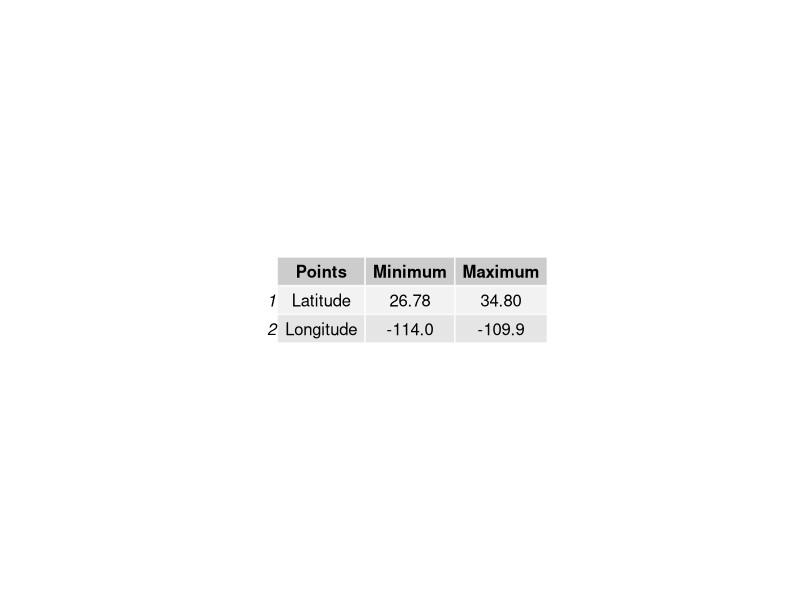

The R script that drew this image: (Note: this script raises an error after producing the figure.)
## ---- chunk 1
knitr::opts_chunk$set(echo = TRUE)
## ---- chunk 2
table<- data.frame("Points" =c("Latitude", "Longitude"), "Minimum"= c("26.78","-114.0"), "Maximum" =c("34.80", "-109.9"))
## ---- chunk 3

library(gridExtra)
tab<-c('GPS Points extents', table)
par(mfrow=c(1,1),mai=c(2,1,1,1))
plot(2,1,col='white',xaxt='n',yaxt='n',xlab='',ylab='',bty='n')
grid.table(table)
## ---- chunk 4
knitr::include_graphics("C:/Users/nikol/Desktop/Saguaro_dist.png")
